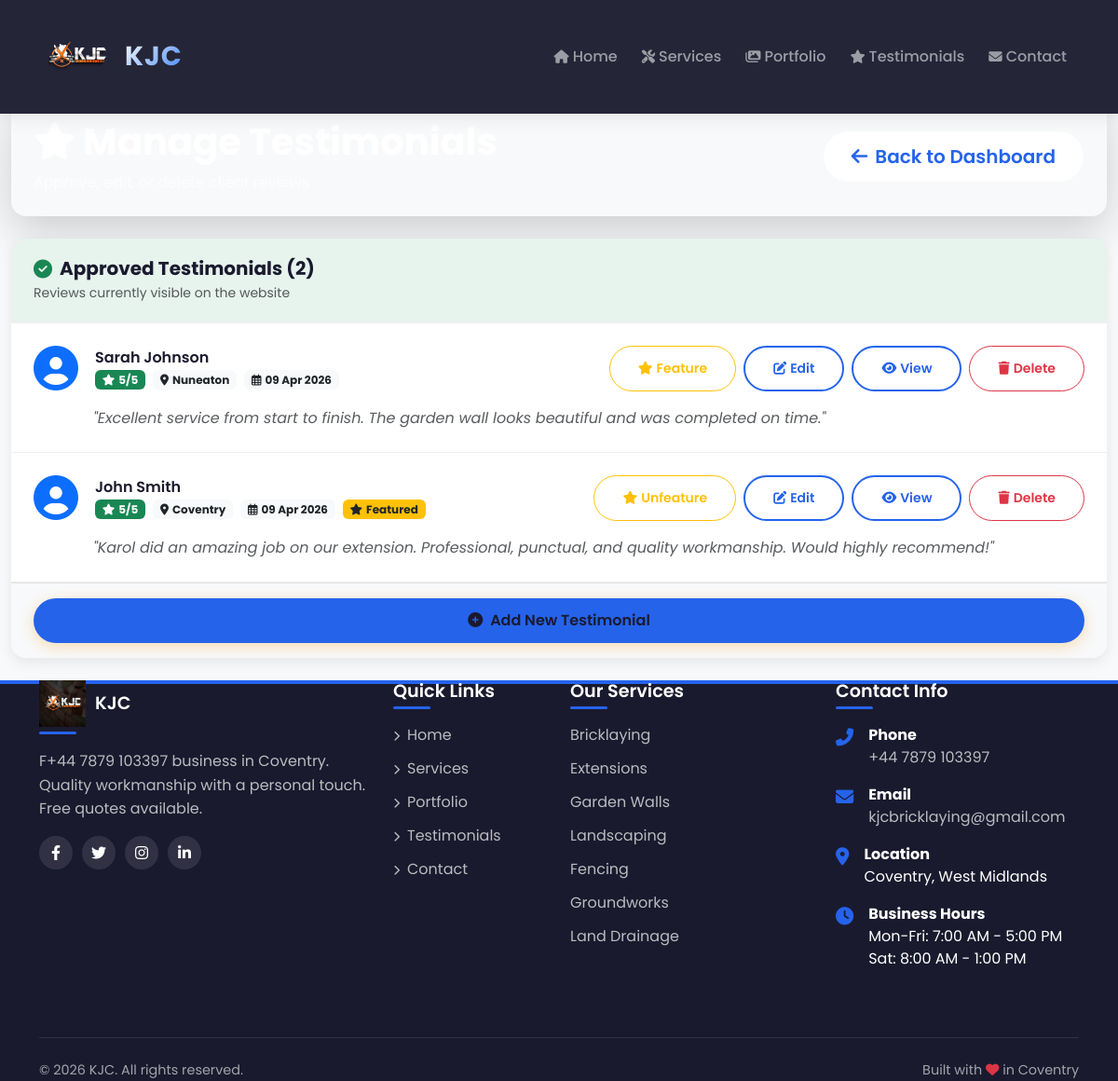
/admin/testimonials (signed in), run on the app's committed database.
### database.py (models this page shows, shortened)
class Testimonial(db.Model):
    id = db.Column(db.Integer, primary_key=True)
    client_name = db.Column(db.String(100), nullable=False)
    client_email = db.Column(db.String(120), nullable=False)
    client_location = db.Column(db.String(100))
    client_image = db.Column(db.String(200))
    content = db.Column(db.Text, nullable=False)
    rating = db.Column(db.Integer, default=5)
    date = db.Column(db.DateTime, default=datetime.utcnow)
    approved = db.Column(db.Boolean, default=False)  # Default to False for pending approval
    featured = db.Column(db.Boolean, default=False)
    project_id = db.Column(db.Integer, db.ForeignKey('project.id', ondelete='SET NULL'))
    project = db.relationship('Project', backref='testimonials', foreign_keys=[project_id])
    ip_address = db.Column(db.String(45))
    user_agent = db.Column(db.String(200))
    created_at = db.Column(db.DateTime, default=datetime.utcnow)
    updated_at = db.Column(db.DateTime, default=datetime.utcnow, onupdate=datetime.utcnow)

### app.py (the view)
@app.route('/admin/testimonials')
@login_required
def admin_testimonials():
    pending = Testimonial.query.filter_by(approved=False).order_by(Testimonial.date.desc()).all()
    approved = Testimonial.query.filter_by(approved=True).order_by(Testimonial.date.desc()).all()
    return render_template('admin/testimonials.html', pending=pending, approved=approved, now=datetime.now())

### app.py (called while the page is built)
@login_manager.user_loader
def load_user(user_id):
    return User.query.get(int(user_id))

@app.context_processor
def inject_now():
    return {
        'now': datetime.now(),
        'site_title': SiteSettings.get('site_title', 'KJC'),
        'site_phone': SiteSettings.get('phone', '+44 7879 103397'),
        'site_email': SiteSettings.get('email', 'kjcbricklaying@gmail.com'),
        'site_address': SiteSettings.get('address', 'Coventry, West Midlands'),
        'whatsapp_number': SiteSettings.get('whatsapp', '+44 7879 103397'),
        'facebook_url': SiteSettings.get('facebook', '#'),
        'twitter_url': SiteSettings.get('twitter', '#'),
        'instagram_url': SiteSettings.get('instagram', '#'),
        'linkedin_url': SiteSettings.get('linkedin', '#')
    }

### database.py (called while the page is built)
    @staticmethod
    def get(key, default=None):
        setting = SiteSettings.query.filter_by(key=key).first()
        return setting.value if setting else default

### templates/admin/testimonials.html (shortened to what this page needs)
{% extends "base.html" %}
{% block content %}
<div class="container-fluid py-4">
  <div class="row mb-4">
    <div class="col-12">
      <div class="page-header-modern bg-gradient-primary text-white p-4 rounded-4 shadow-lg">
        <div class="d-flex justify-content-between align-items-center flex-wrap gap-3">
          <div>
            <h1 class="display-6 fw-bold mb-2">
              <i class="fas fa-star me-2"></i>Manage Testimonials
            </h1>
            <p class="mb-0 opacity-75">Approve, edit, or delete client reviews</p>
          </div>
          <div>
            <a href="{{ url_for('admin_dashboard') }}" class="btn btn-light btn-lg">
              <i class="fas fa-arrow-left me-2"></i>Back to Dashboard
            </a>
          </div>
        </div>
      </div>
    </div>
  </div>
  <div class="row">
    <div class="col-12">
      <div class="admin-card">
        <div class="admin-card-header bg-success bg-opacity-10">
          <div class="d-flex align-items-center gap-2">
            <i class="fas fa-check-circle text-success fa-lg"></i>
            <h5 class="mb-0">Approved Testimonials ({{ approved|length }})</h5>
          </div>
          <p class="text-muted small mb-0 mt-1">
            Reviews currently visible on the website
          </p>
        </div>
        <div class="admin-card-body p-0">
          {% if approved and approved|length > 0 %}
          <div class="testimonials-list">
            {% for testimonial in approved %}
            <div class="testimonial-item approved" data-id="{{ testimonial.id }}">
              <div class="testimonial-header">
                <div class="testimonial-info">
                  <div class="testimonial-avatar">
                    {% if testimonial.client_image %}
                    <img src="{{ testimonial.client_image }}" alt="{{ testimonial.client_name }}" class="rounded-circle" style="width: 50px; height: 50px; object-fit: cover">
                    {% else %}
                    <i class="fas fa-user-circle fa-3x text-primary"></i>
                    {% endif %}
                  </div>
                  <div class="testimonial-details">
                    <h6 class="mb-1">{{ testimonial.client_name }}</h6>
                    <div class="testimonial-meta">
                      <span class="badge bg-success">
                        <i class="fas fa-star me-1"></i>{{ testimonial.rating }}/5
                      </span>
                      {% if testimonial.client_location %}
                      <span class="badge bg-light text-dark">
                        <i class="fas fa-map-marker-alt me-1"></i>{{ testimonial.client_location }}
                      </span>
                      {% endif %}
                      <span class="badge bg-light text-dark">
                        <i class="far fa-calendar-alt me-1"></i>{{ testimonial.date.strftime('%d %b %Y') }}
                      </span>
                      {% if testimonial.featured %}
                      <span class="badge bg-warning text-dark">
                        <i class="fas fa-star me-1"></i>Featured
                      </span>
                      {% endif %}
                    </div>
                  </div>
                </div>
                <div class="testimonial-actions">
                  <button class="btn btn-sm btn-outline-warning toggle-featured"
                          data-id="{{ testimonial.id }}"
                          data-featured="{{ testimonial.featured }}">
                    <i class="fas fa-star me-1"></i>{% if testimonial.featured %}Unfeature{% else %}Feature{% endif %}
                  </button>
                  <button class="btn btn-sm btn-outline-primary edit-testimonial"
                          data-id="{{ testimonial.id }}"
                          data-name="{{ testimonial.client_name }}"
                          data-email="{{ testimonial.client_email }}"
                          data-location="{{ testimonial.client_location }}"
                          data-rating="{{ testimonial.rating }}"
                          data-content="{{ testimonial.content }}"
                          data-image="{{ testimonial.client_image }}">
                    <i class="fas fa-edit me-1"></i>Edit
                  </button>
                  <button class="btn btn-sm btn-outline-primary view-testimonial"
                          data-name="{{ testimonial.client_name }}"
                          data-email="{{ testimonial.client_email }}"
                          data-location="{{ testimonial.client_location }}"
                          data-rating="{{ testimonial.rating }}"
                          data-content="{{ testimonial.content }}"
                          data-date="{{ testimonial.date.strftime('%d %B %Y at %H:%M') }}">
                    <i class="fas fa-eye me-1"></i>View
                  </button>
                  <button class="btn btn-sm btn-outline-danger delete-testimonial"
                          data-id="{{ testimonial.id }}"
                          data-name="{{ testimonial.client_name }}">
                    <i class="fas fa-trash me-1"></i>Delete
                  </button>
                </div>
              </div>
              <div class="testimonial-preview">
                <p class="mb-0 text-muted">
                  "{{ testimonial.content[:150] }}{% if testimonial.content|length > 150 %}...{% endif %}"
                </p>
              </div>
            </div>
            {% endfor %}
          </div>
          {% else %}
          <div class="text-center py-5">
            <i class="fas fa-star fa-3x text-muted mb-3"></i>
            <p class="mb-0">No approved testimonials yet</p>
            <small class="text-muted">Add testimonials or approve pending ones</small>
          </div>
          {% endif %}
        </div>
        <div class="admin-card-footer">
          <a href="{{ url_for('add_testimonial') }}" class="btn btn-primary w-100">
            <i class="fas fa-plus-circle me-2"></i>Add New Testimonial
          </a>
        </div>
      </div>
    </div>
  </div>
</div>
{% endblock %}

### static/css/style.css (style rules this page uses)
:root { --primary-color: #f39c12; --primary-dark: #e67e22; --primary-light: #f1c40f; --secondary-color: #2c3e50; --accent-color: #f39c12; --dark-color: #1a1a2e; --light-color: #f8f9fa; --gray-color: #6c757d; --gray-light: #e9ecef; --gray-dark: #343a40; --success-color: #27ae60; --warning-color: #f39c12; --danger-color: #e74c3c; --transition: all 0.3s cubic-bezier(0.4, 0, 0.2, 1); --shadow-sm: 0 2px 4px rgba(0,0,0,0.05); --shadow-md: 0 4px 6px rgba(0,0,0,0.07); --shadow-lg: 0 10px 25px rgba(0,0,0,0.1); --shadow-xl: 0 20px 35px rgba(0,0,0,0.15); }
* { margin: 0; padding: 0; box-sizing: border-box; }
body { font-family: 'Poppins', 'Segoe UI', Tahoma, Geneva, Verdana, sans-serif; padding-top: 80px; background: var(--light-color); color: var(--dark-color); overflow-x: hidden; }
h1, h2, h3, h4, h5, h6 { font-weight: 700; line-height: 1.2; }
.btn { padding: 12px 30px; font-weight: 600; border-radius: 50px; transition: var(--transition); position: relative; overflow: hidden; }
.btn::before { content: ''; position: absolute; top: 50%; left: 50%; width: 0; height: 0; border-radius: 50%; background: rgba(255,255,255,0.3); transform: translate(-50%, -50%); transition: width 0.6s, height 0.6s; }
.btn-primary { background: var(--primary-color); border: none; box-shadow: 0 4px 15px rgba(243, 156, 18, 0.3); color: #1a1a2e; }
.btn-outline-primary { border: 2px solid var(--primary-color); color: var(--primary-color); }
.btn-light { background: white; color: var(--primary-color); }

### templates/base.html (style rules this page uses)
:root { --primary-color: #2563eb; --primary-dark: #1d4ed8; --primary-light: #3b82f6; --secondary-color: #2c3e50; --accent-color: #2563eb; --dark-color: #1a1a2e; --light-color: #f8f9fa; --transition: all 0.3s cubic-bezier(0.4, 0, 0.2, 1); --logo-size-desktop: 80px; --logo-size-scrolled: 65px; --logo-size-tablet: 65px; --logo-size-mobile: 55px; --logo-size-footer: 50px; }

### templates/admin/testimonials.html (style rules this page uses)
.admin-card { background: white; border-radius: 1rem; box-shadow: 0 5px 15px rgba(0,0,0,0.08); overflow: hidden; transition: all 0.3s ease; }
.admin-card-header { padding: 1.25rem 1.5rem; border-bottom: 2px solid #f0f0f0; }
.admin-card-footer { padding: 1rem 1.5rem; background: #f8f9fa; border-top: 1px solid #e0e0e0; }
.admin-card-body { padding: 0; }
.testimonials-list { display: flex; flex-direction: column; }
.testimonial-item { padding: 1.5rem; border-bottom: 1px solid #f0f0f0; transition: all 0.3s ease; }
.testimonial-header { display: flex; justify-content: space-between; align-items: flex-start; flex-wrap: wrap; gap: 1rem; margin-bottom: 1rem; }
.testimonial-info { display: flex; gap: 1rem; align-items: center; }
.testimonial-avatar i, .testimonial-avatar img { width: 50px; height: 50px; border-radius: 50%; object-fit: cover; }
.testimonial-details h6 { margin-bottom: 0.5rem; font-weight: 600; }
.testimonial-meta { display: flex; flex-wrap: wrap; gap: 0.5rem; }
.testimonial-actions { display: flex; gap: 0.5rem; flex-wrap: wrap; }
.testimonial-preview { padding-left: 4rem; }
.testimonial-preview p { color: #6c757d; font-style: italic; }

### data on the page
Testimonial: client_name "Sarah Johnson", rating "5", client_location "Nuneaton", date "09 Apr 2026", featured "Feature", content "Excellent service from start to finish. The garden wall looks beautiful and was completed on time."
Testimonial: client_name "John Smith", rating "5", client_location "Coventry", date "09 Apr 2026", featured True (drawn), content "Karol did an amazing job on our extension. Professional, punctual, and quality workmanship. Would highly recommend!"

### other printed values
{{ approved|length }} "2"
